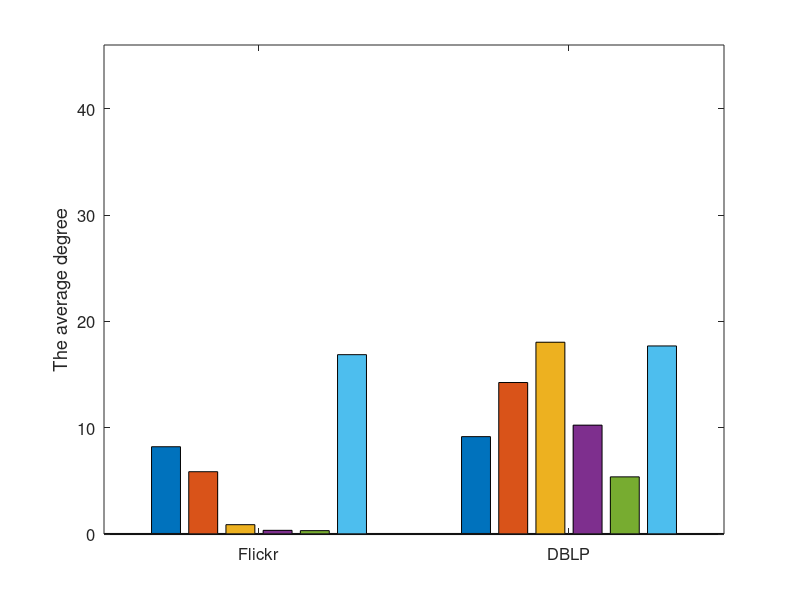

The MATLAB source for this figure: (Note: this script raises an error after producing the figure.)
set(gcf,'color',[1, 1, 1]);
set(gcf,'unit','centimeters','position',[10 5 9 6]);

y=[8.21	5.86	0.877	0.345	0.317	16.87;
   9.16	14.25	18.04	10.24	5.376	17.69];

b=bar(y);

ylabel('The average degree');

axis([0.5 2.5 0.0 46]);

set(gca, 'xtick', 1:2, 'XTickLabel', {'Flickr','DBLP'});
% leg=legend('Codicil(2.5k)','Codicil(5.0k)','Codicil(7.5k)','Codicil(10k)','LAC');
% set(leg,'edgecolor','white');

set(findall(gcf,'type','line'),'linewidth',1.5);
set(gca, 'FontSize', 12);
leg1 = legend(b(:,1:5)','Cod1K','Cod5K','Cod10K', 'Cod50K', 'Cod100K', 2);

set(leg1,'edgecolor','white');

set(gca, 'LineWidth', 1.5);
ah=axes('position',get(gca,'position'),'visible','off');
set(gca, 'FontSize', 12);
leg2 = legend(ah,b(:,6:6)','ACQ', 1);
set(leg2,'edgecolor','white');


set(gca, 'FontSize', 12);
set(get(gca, 'XLabel'), 'FontSize',12);
set(get(gca, 'YLabel'), 'FontSize',12);
set(findall(gcf,'type','line'),'linewidth',1.5);
set(gca, 'LineWidth', 1.5);
applyhatch(gcf,'/\-+.x') ;
